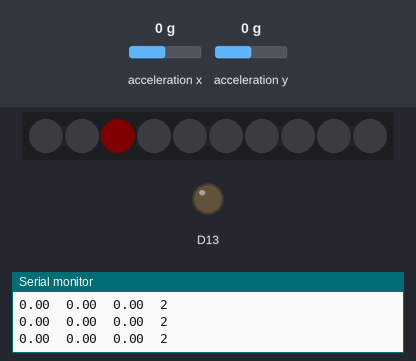
This sketch was run on a simulated Adafruit Circuit Playground Express. On the bench: 10 RGB LEDs in strip order, left to right, output pins drawn as LEDs (lit = HIGH), the last lines printed to the serial monitor. The inputs (shaded band) are chosen by the test bench; at power-on: acceleration x 0 g, acceleration y 0 g. Dim RGB values are drawn brighter than linear.

Above: at 2.2 s.
2.3 s: acceleration x set to -1.4 g
At 3.5 s:
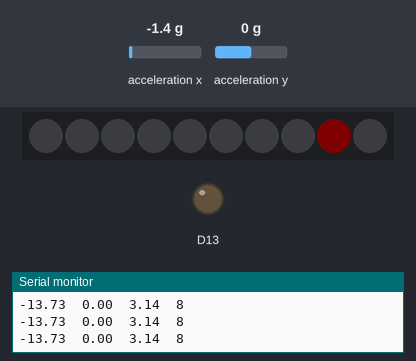
5.3 s: acceleration y set to 0.8 g
At 6.5 s:
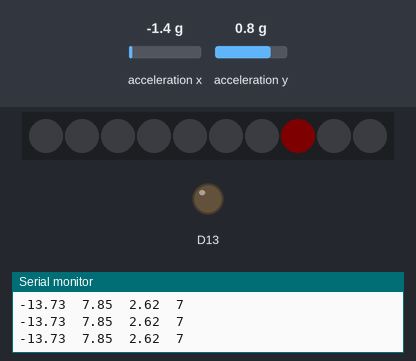
6.8 s: acceleration x set to -0.8 g
At 7.5 s:
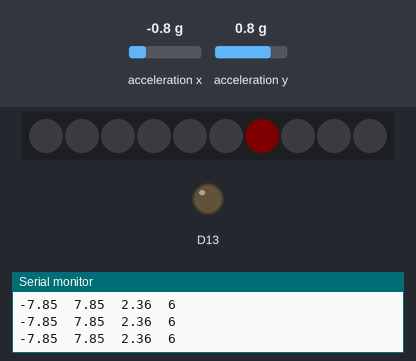
8.3 s: acceleration x set to 0 g
At 9.1 s:
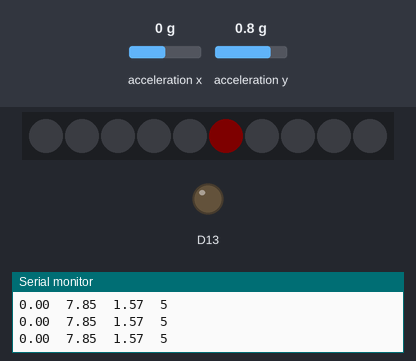
9.8 s: acceleration y set to -1.4 g
At 10.6 s:
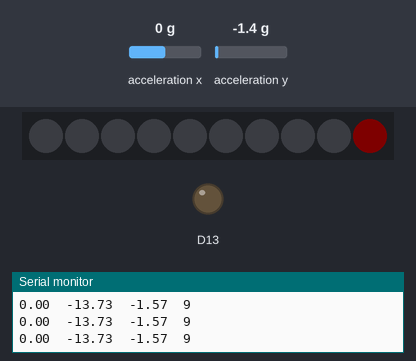
Timing chart, 0 to 12.3 s (numbered marks = the images above; inputs shaded):
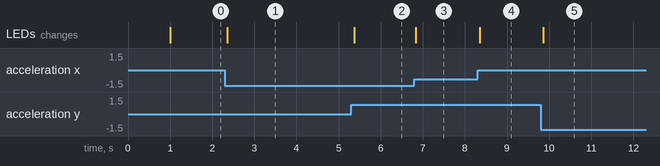

Measured:
- after the input at 2.3 s, the LEDs: change after 0.05 s (image 1)
- after the input at 5.3 s, the LEDs: change after 0.08 s (image 2)
- after the input at 6.8 s, the LEDs: change at once (image 3)
- after the input at 8.3 s, the LEDs: change after 0.05 s (image 4)
- after the input at 9.8 s, the LEDs: change after 0.06 s (image 5)

The sketch:

pcAdvanceAnalog.ino
```cpp
// (licence header left out)
// libraries
#include <Adafruit_CircuitPlayground.h>
#include <Adafruit_Circuit_Playground.h>
#include <math.h>

// global variables


void setup() {
  // put your setup code here, to run once:
  Serial.begin(9600);
  CircuitPlayground.begin();

  delay(1000);  // wait for intialization of setup
}

void loop() {
  // put your main code here, to run repeatedly:

  // read the accelerometer x and y values
  float xTilt = CircuitPlayground.motionX();
  float yTilt = CircuitPlayground.motionY();
  float radiansDegReading = atan2(yTilt, xTilt);                      // arc tangent
  int neopixelNumber = mapFloat(radiansDegReading, -PI, PI, -1, 10);  // customize the map so it uses float values instead of truncating the decimal when cast to int
  neopixelNumber -= 2;                                                // adjust the index position so the values fall/better align with the neopixels and the tilt
  if (neopixelNumber < 0) neopixelNumber += 10;

  // output readings
  Serial.print(xTilt);
  Serial.print("\t");
  Serial.print(yTilt);
  Serial.print("\t");
  Serial.print(radiansDegReading);
  Serial.print("\t");
  Serial.println(neopixelNumber);

  byte red = 0;
  byte green = 0;
  byte blue = 0;

  // if (neopixelNumber >= 0 && neopixelNumber <= 2) {
  //   red = 0;
  //   green = 0;
  //   blue = 30;
  // } else if (neopixelNumber > 2 && neopixelNumber <= 5) {
  //   red = 0;
  //   green = 30;
  //   blue = 0;
  // } else if (neopixelNumber >= 6 && neopixelNumber <= 9) {
  //   red = 30;
  //   green = 0;
  //   blue = 0;
  // }

  // change color of pixels based on x/y values using a builtin function from the math library
  CircuitPlayground.clearPixels();
  // CircuitPlayground.setPixelColor(neopixelNumber, red, green, blue);
  CircuitPlayground.setPixelColor(neopixelNumber, 55, 0, 0);
  delay(25);

  // end of file
}

float mapFloat(float x, float in_min, float in_max, float out_min, float out_max) {
  return (x - in_min) * (out_max - out_min) / (in_max - in_min) + out_min;
}
```
